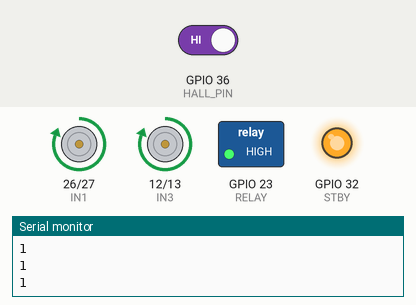
Bench run of a sketch on a simulated ESP32. On the bench: motor-driver pin pairs drawn as motors (green arrow = first pin HIGH = forward, orange = second pin HIGH = backward, longer = more drive, scaled by the enable pin, stopped while the standby pin is LOW), switched loads named in the sketch (green lamp = pin HIGH), output pins drawn as LEDs (lit = HIGH), the last lines printed to the serial monitor. The inputs (shaded band) are chosen by the test bench; at power-on: GPIO 36 (HALL_PIN) HIGH.

Above: at 1.2 s.
1.3 s: GPIO 36 (HALL_PIN) driven LOW
At 2.4 s:
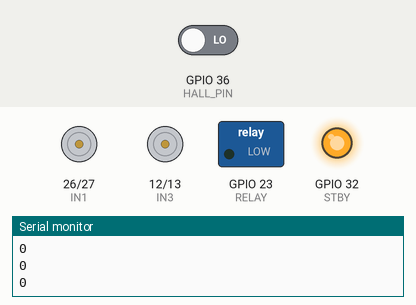
2.8 s: GPIO 36 (HALL_PIN) driven HIGH
At 3.6 s:
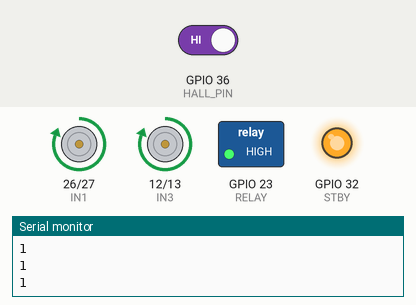
Timing chart, 0 to 5.8 s (numbered marks = the images above; inputs shaded):
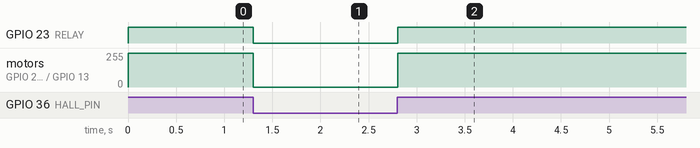

Measured:
- after the input at 1.3 s, GPIO 23 (RELAY): HIGH → LOW at once; motor on GPIO 26 (IN1) / GPIO 27 (IN2), motor on GPIO 12 (IN3) / GPIO 13 (IN4): forward 255/255 → stopped at once
- after the input at 2.8 s, GPIO 23 (RELAY): LOW → HIGH at once; motor on GPIO 26 (IN1) / GPIO 27 (IN2), motor on GPIO 12 (IN3) / GPIO 13 (IN4): stopped → forward 255/255 at once

The sketch:

MotorControlUsingUltraSonic.ino
```cpp
//===== PIN DEFINITIONS =====

// Motor direction pins
#define IN1 26
#define IN2 27
#define IN3 12
#define IN4 13

// Enable + standby pins
#define ENA 25
#define ENB 14
#define STBY 32

// Relay pin
#define RELAY 23

// Hall sensor
#define HALL_PIN 36

void setup() {
  Serial.begin(115200);

  // Motor pins
  pinMode(IN1, OUTPUT);
  pinMode(IN2, OUTPUT);
  pinMode(IN3, OUTPUT);
  pinMode(IN4, OUTPUT);

  pinMode(ENA, OUTPUT);
  pinMode(ENB, OUTPUT);
  pinMode(STBY, OUTPUT);

  // Relay
  pinMode(RELAY, OUTPUT);

  // Hall sensor (GPIO 36 → INPUT ONLY)
  pinMode(HALL_PIN, INPUT);

  // Enable motor driver
  digitalWrite(ENA, HIGH);
  digitalWrite(ENB, HIGH);
  digitalWrite(STBY, HIGH);

  // Start system
  digitalWrite(RELAY, HIGH);   // turn relay ON (change if needed)
  forward();
}

void loop() {
  int value = digitalRead(HALL_PIN);
  Serial.println(value);

  // If magnet detected → stop everything
  if (value == 0) {
    stopMotors();
    digitalWrite(RELAY, LOW);   // turn OFF relay
  } else {
    // Keep running
    digitalWrite(RELAY, HIGH);
    forward();
  }

  delay(100);
}

// ===== FUNCTIONS =====

void forward() {
  digitalWrite(IN1, HIGH);
  digitalWrite(IN2, LOW);

  digitalWrite(IN3, HIGH);
  digitalWrite(IN4, LOW);
}

void backward() {
  digitalWrite(IN1, LOW);
  digitalWrite(IN2, HIGH);

  digitalWrite(IN3, LOW);
  digitalWrite(IN4, HIGH);
}

void stopMotors() {
  digitalWrite(IN1, LOW);
  digitalWrite(IN2, LOW);

  digitalWrite(IN3, LOW);
  digitalWrite(IN4, LOW);
}
```

ServoMotor+Button.cpp
```cpp
#include <ESP32Servo.h>

#define BUTTON 0
#define SERVO_PIN 4

Servo myServo;

void setup() {
  Serial.begin(115200);

  pinMode(BUTTON, INPUT_PULLUP);

  myServo.attach(SERVO_PIN);
  myServo.write(0); // start position
}

void loop() {
  int state = digitalRead(BUTTON);
  myServo.write(110);
  Serial.println("110 degree");
  delay(5000);
  if (state == HIGH) { // pressed
    Serial.println("BUTTON PRESSED");
  }
  myServo.write(0);
  Serial.println("0 degree");
  // } else {
  //   myServo.write(0);
  // }

  delay(50);
}
```

ServoTest.cpp
```cpp
#include <ESP32Servo.h>

Servo myServo;

void setup() {
  myServo.attach(4); // signal pin
}

void loop() {

  myServo.write(180); // max
  delay(1000);
}
```
